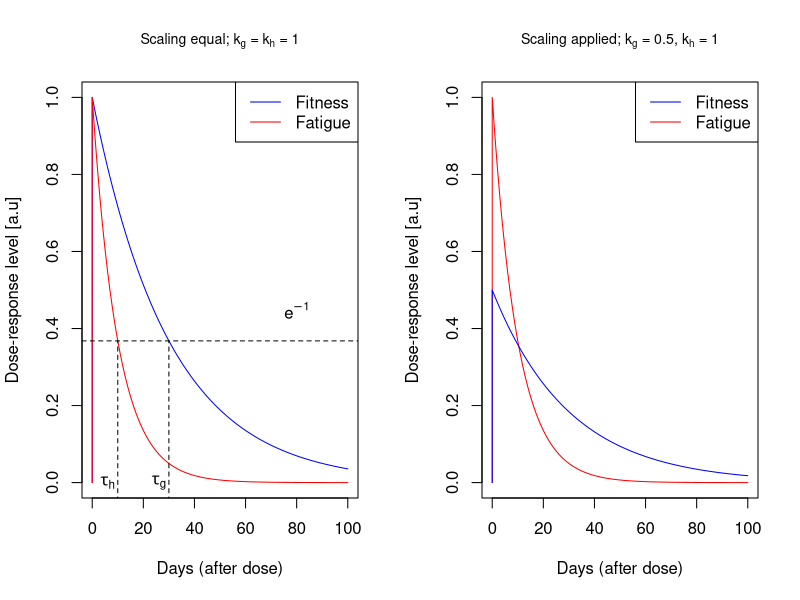
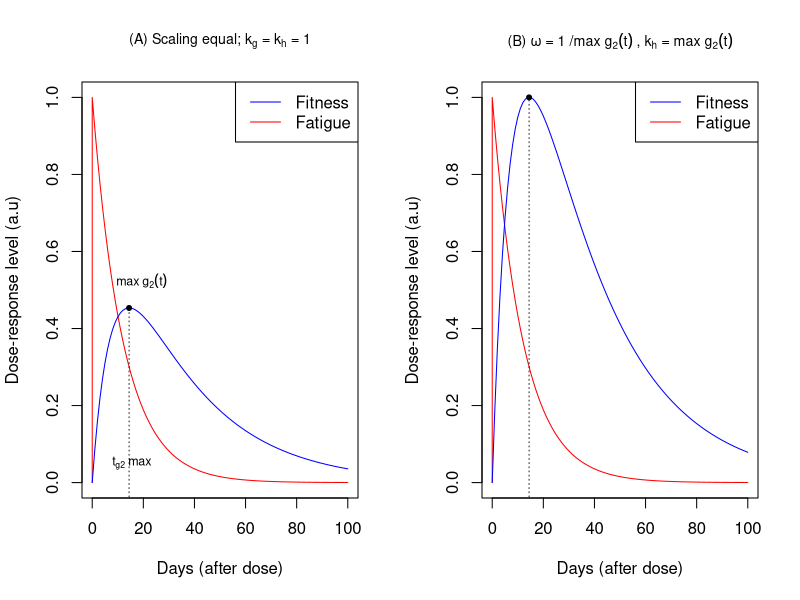
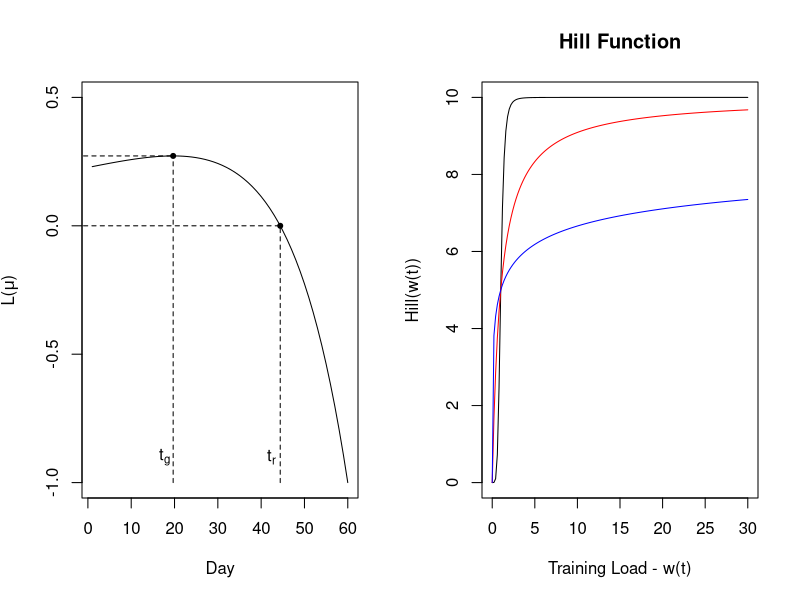
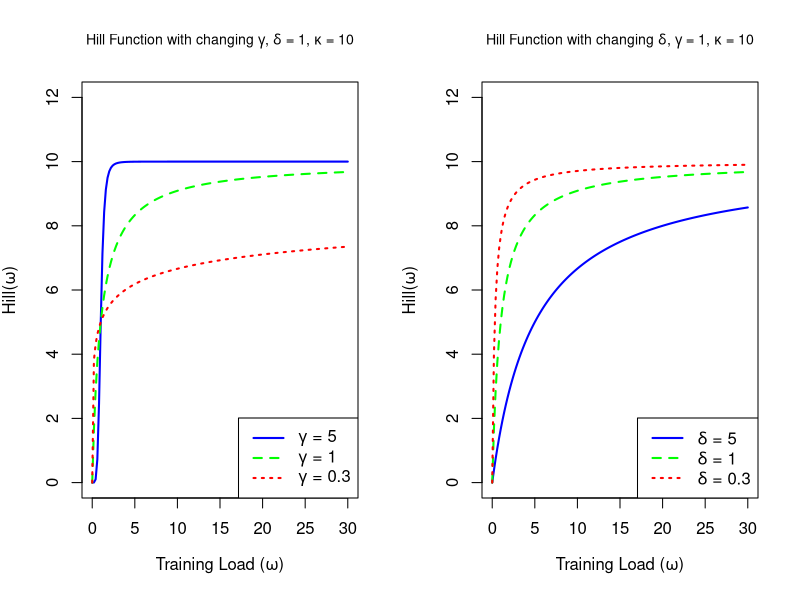

The R source for these figures, in order:
# Language: R (r-project.org.uk)
# Author: Ben Stephens Hemingway
# License: GNU GPL v3
# Thesis chapter: 2
# Description: Plots in literature review (chapter 2)
# R version 4.04 (2021-02-15 "Lost Library Book")
# Package dependencies: none

# ------------------------------------------------------------------------------
# Figure 2.1 - Dose-response dynamics of the standard model for a single dose
# ------------------------------------------------------------------------------

k_g <- 1
k_h <- 1
T_g <- 30
T_h <- 10

# For right hand plot
k_g_2 <- 0.5

load <- 1

days <- c(0, 0:100)

# Banister forcing
banister_forcing_fit <- c(0, exp(-((0:100)/T_g)) * load)
banister_forcing_fat <- c(0, exp(-((0:100)/T_h)) * load)

par(mfrow = c(1,2))
# Figure 2.1-A
plot(x = days, y = banister_forcing_fit, type = "l", col = "blue",
     xlab = "Days (after dose)",
     ylab = "Dose-response level [a.u]",
     main = expression("Scaling equal;" ~ k[g] ~"="~k[h]~"="~1),
     cex.main = 0.85)
lines(x = days, y = banister_forcing_fat, col = "red", lty = 1)
lines(x = rep(T_g, 2), y = c(-1, 1/exp(1)), col = "black", lty = 2)
lines(x = rep(T_h, 2), y = c(-1, 1/exp(1)), col = "black", lty = 2)
abline(h = 1/exp(1), col = "black", lty = 2)
text(x=T_h-4, y=0, labels = expression(tau[h]))
text(x=T_g-4, y=0, labels = expression(tau[g]))
text(x=80, y=exp(-1)+0.08, labels = expression(e^-1))
legend("topright", c("Fitness", "Fatigue"), col = c("blue", "red"),
       lty = c(1,1))

# Figure 2.1-B
plot(x = days, y = banister_forcing_fat, type = "l", col = "red",
     xlab = "Days (after dose)",
     ylab = "Dose-response level [a.u]",
     main = expression("Scaling applied;" ~ k[g] ~"= 0.5,"~k[h]~"="~1),
     cex.main = 0.85)
lines(x = days, y = (banister_forcing_fit * k_g_2), col = "blue", lty = 1)
legend("topright", c("Fitness", "Fatigue"), col = c("blue", "red"),
       lty = c(1,1))

# ------------------------------------------------------------------------------
# Figure 2.3: Dose-response dynamics of the fitness-delay model for single dose
# ------------------------------------------------------------------------------

k_g <- 1
k_h <- 1
T_g1 <- 30
T_g2 <- 8
T_h <- 12

load <- 1
days <- c(0, 0:100)

calvert_forcing_fit <- c(0, (exp(-((0:100)/T_g1))-exp(-((0:100)/T_g2))) * load)
calvert_forcing_fat <- c(0,exp(-((0:100)/T_h)) * load)

gmax = max(calvert_forcing_fit)
tmax = (log(T_g1/T_g2))*((T_g1*T_g2)/(T_g1-T_g2))

par(mfrow = c(1,2))
# Figure 2.3-A
plot(x = days, y = calvert_forcing_fat, type = "l", col = "red",
     ylab = "Dose-response level (a.u)", xlab = "Days (after dose)",
     main = expression("(A)"~"Scaling equal;" ~ k[g] ~"="~k[h]~"="~1),
     cex.main = 0.85)
lines(x = days, calvert_forcing_fit, type = "l", col = "blue")
points(x = tmax, y = gmax, pch = 20, col = "black")
lines(x = rep(tmax, 2), y = c(-1, gmax), lty = 3, lwd = 0.85)
text(x=tmax + 5, y = gmax + 0.07, labels = expression("max"~g[2](t)), cex = 0.75)
text(x=tmax+1, y = 0.05, labels = expression(t[g2]~"max"), cex = 0.75)
legend("topright", c("Fitness", "Fatigue"), col = c("blue", "red"), lty = c(1,1))

# Figure 2.3-B
load <- 1/gmax # Scaling the load value for both components
calvert_forcing_fit <- c(0, (exp(-((0:100)/T_g1))-exp(-((0:100)/T_g2))) * load)
calvert_forcing_fat <- c(0,exp(-((0:100)/T_h)) * load)
calvert_forcing_fat <- calvert_forcing_fat * gmax # Scaling the fitness component
gmax2 <- max(calvert_forcing_fit)

plot(x = days, y = calvert_forcing_fat, type = "l", col = "red",
     ylab = "Dose-response level (a.u)", xlab = "Days (after dose)",
     main = expression("(B)"~omega ~"="~1~"/max"~g[2](t)~","~k[h]~"= max"~g[2](t)),
     cex.main = 0.85)
lines(x = days, calvert_forcing_fit, type = "l", col = "blue")
points(x = tmax, y = gmax2, pch = 20, col = "black")
lines(x = rep(tmax, 2), y = c(-1, gmax2), lty = 3, lwd = 0.85)
legend("topright", c("Fitness", "Fatigue"), col = c("blue", "red"), lty = c(1,1))

# ------------------------------------------------------------------------------
# Figure 2.4: Influence curves
# ------------------------------------------------------------------------------

# Parameters and day of interest (same as Fitz-Clarke et al. (1991))
T_g = 45
T_h = 15
k_g = 1
k_h = 2
t_p = 60 # Day of interest

# Function to compute the value of L(mu) over the time-series (t)

L = function(t){
  mu = t_p - t
  return((k_g * exp(-mu / T_g)) - (k_h * exp(-mu / T_h)))
}

# Calculate critical time t_n and period of maximisation t_g

t_r = t_p - (((T_g * T_h)/(T_g - T_h)) * log(k_h/k_g))
t_g = t_p - (((T_g * T_h)/(T_g - T_h)) * 
               log((k_h*T_g)/(k_g*T_h)))

# Plot the output of the function for time series 1:t_p

output <- L(1:t_p)

plot(output,type = "l", xlab = "Day", 
     ylab = expression("L" * "(" * mu * ")"), ylim = c(-1,0.5))
lines(x = rep(t_g, 2), y = c(-1, max(output)), col = "black", lty = 2)
lines(x = c(-1, t_g), y = rep(max(output),2), col = "black", lty = 2)
points(x=t_g, y = max(output), pch = 20, col = "black")
lines(x = rep(t_r, 2), y = c(-1,0), col = 'black', lty = 2)
lines(x = c(-1, t_r), y = rep(0,2), col = "black", lty = 2)
text(x=t_g - 2, y= -0.9, labels = expression(t[g]))
text(x=t_r - 2, y = -0.9, labels = expression(t[r]))
points(x=t_r, y = 0, pch = 20, col = "black")

# ------------------------------------------------------------------------------
# Figure 2.8: Hill model plots (threshold saturation)
# ------------------------------------------------------------------------------

# Changing Gamma
w_t <- seq(0,30, by = 0.2)
k <- 10
delta <- 1
gamma1 <- 5
gamma2 <- 1
gamma3 <- 0.3

hill_gamma_1 <- k * ((w_t^(gamma1))/(delta^(gamma1)+w_t^(gamma1)))
hill_gamma_2 <- k * ((w_t^(gamma2))/(delta^(gamma2)+w_t^(gamma2)))
hill_gamma_3 <- k * ((w_t^(gamma3))/(delta^(gamma3)+w_t^(gamma3)))

plot(w_t, hill_gamma_1, type = "l", main = "Hill Function", 
     xlab = "Training Load - w(t)", ylab = "Hill(w(t))")     
lines(w_t, hill_gamma_2, col = "red")    
lines(w_t, hill_gamma_3, col = "blue")

# Changing Delta
w_t <- seq(0,30, by = 0.2)
k <- 10
gamma <- 1
delta1 <- 5
delta2 <- 1
delta3 <- 0.3

hill_delta_1 <- k * ((w_t^(gamma))/(delta1^(gamma)+w_t^(gamma)))
hill_delta_2 <- k * ((w_t^(gamma))/(delta2^(gamma)+w_t^(gamma)))
hill_delta_3 <- k * ((w_t^(gamma))/(delta3^(gamma)+w_t^(gamma)))

title1 = expression(paste("Hill Function with changing ", gamma, ", ",
                          delta, " = 1, ",kappa, " = 10"))
title2 = expression(paste("Hill Function with changing ", delta, ", ",
                          gamma, " = 1, ",kappa, " = 10"))
ylab1 = expression(paste("Hill(",omega,")"))
xlab1 = expression(paste("Training Load (",omega,")"))

par(mfrow=c(1,2))
plot(w_t, hill_gamma_1, type = "l", ylim = c(0,12), col = "blue",
     main = title1, ylab = ylab1, xlab = xlab1, cex.main = 0.85, lwd = 2)     
lines(w_t, hill_gamma_2, col = "green", lty = 2, lwd = 2)    
lines(w_t, hill_gamma_3, col = "red", lty = 3, lwd = 2)
legend("bottomright",c(
  expression(paste(gamma," = 5")),
  expression(paste(gamma," = 1")),
  expression(paste(gamma," = 0.3"))
), lty = 1:3, col = c("blue", "green", "red"), lwd = rep(2,3))
plot(w_t, hill_delta_1, type = "l", ylim = c(0,12), col = "blue", lwd = 2,
     main = title2, ylab = ylab1, xlab = xlab1, cex.main = 0.85)     
lines(w_t, hill_delta_2, col = "green", lty = 2, lwd = 2)    
lines(w_t, hill_delta_3, col = "red", lty = 3, lwd = 2)
legend("bottomright",c(
  expression(paste(delta," = 5")),
  expression(paste(delta," = 1")),
  expression(paste(delta," = 0.3"))
), lty = 1:3, col = c("blue", "green", "red"), lwd = rep(2,3))